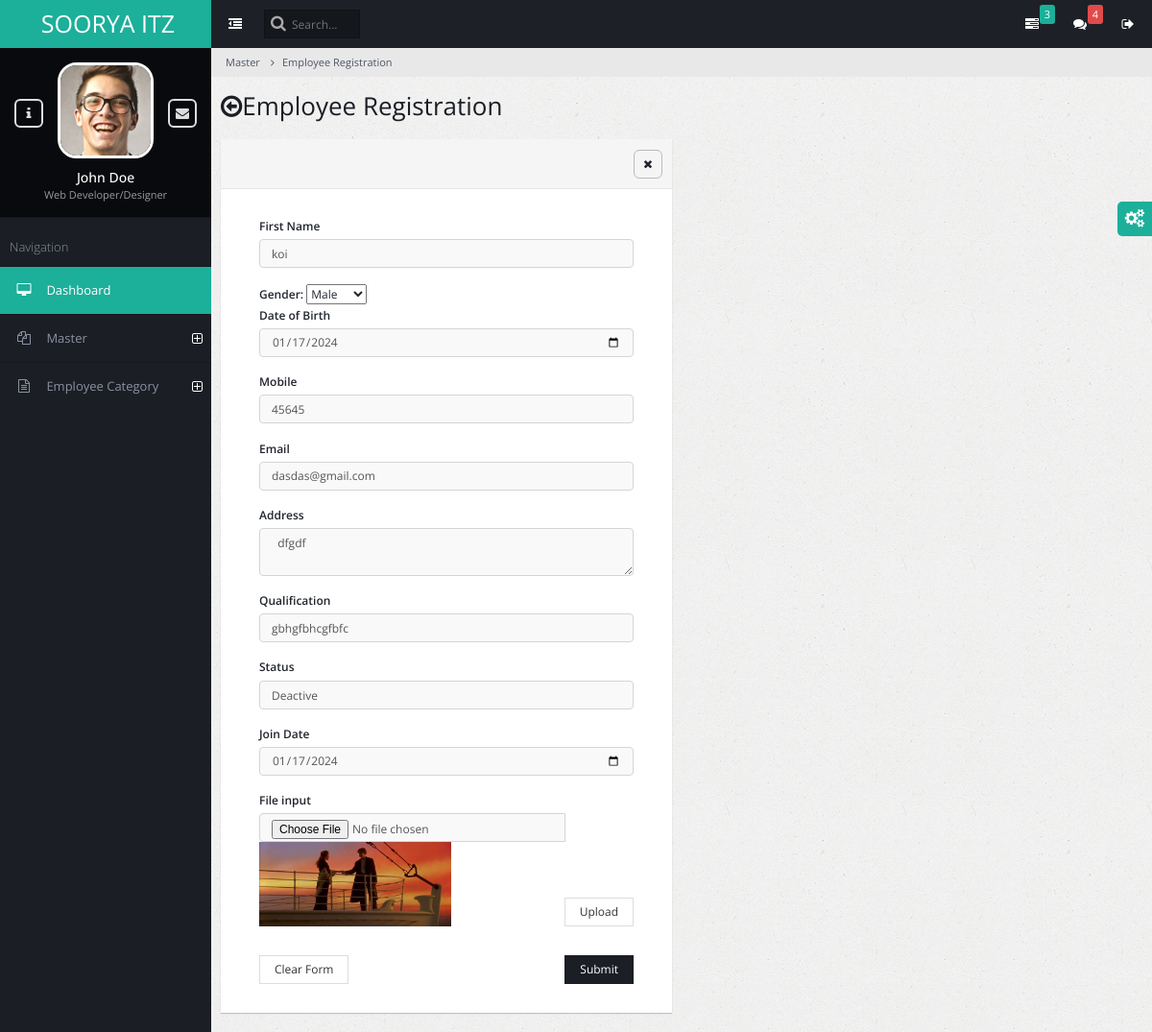
Page /admin_emp_edit/1/ on the committed database.
### admin_employee/models.py (models this page shows)
class adminemp(models.Model):
    empcatid=models.ForeignKey(Academicemployee,on_delete=models.CASCADE)
    empname=models.CharField(max_length=100)
    dob=models.DateField()
    mobile=models.IntegerField(default=0)
    email=models.CharField(max_length=100)
    address=models.CharField(max_length=100)
    joindate=models.DateField()
    photo=models.ImageField(upload_to='employee_photos/',blank=True,null=True)
    qualifid=models.ForeignKey(Academicqualification,on_delete=models.CASCADE)
    desigid=models.ForeignKey(Academicdesignation,on_delete=models.CASCADE)
    dptid=models.ForeignKey(Academicdepartment,on_delete=models.CASCADE)
    salary=models.DecimalField(max_digits=100,decimal_places=2)
    barcode=models.ImageField(upload_to='barcode/',blank=True,null=True)
    GENDER_CHOICES = [
        (0, 'Male'),
        (1, 'Female'),
        (2, 'Other'),
    ]
    gender = models.IntegerField(choices=GENDER_CHOICES)
    status=models.BooleanField(default=True)

### admin_master/models.py (models this page shows)
class Academicqualification(models.Model):
    qualificationname = models.CharField(max_length=260)
    qualificationstatus = models.IntegerField(default=1)

### admin_employee/views.py (the view, shortened to what this page needs)
# urls.py: path('admin_emp_edit/<int:itm_id>/', views.admin_emp_edit, name='admin_emp_edit'),
def admin_emp_edit(request,itm_id):
    msg=""
    obj=adminemp.objects.get(id=itm_id)
    qualif=Academicqualification.objects.filter(qualificationstatus=1)
    return render(request,'admin_emp_edit.html',{'data':obj,'name':msg,'qdata':qualif})

### admin_employee/templates/admin_emp_edit.html (shortened to what this page needs)
{% extends "base.html" %}
{% block content %}
<ul class="breadcrumb">
    <li><a href="#">Master</a></li>
    <li><a href="#">Employee Registration</a></li>
</ul>
<div class="page-title">
    <h2><span class="fa fa-arrow-circle-o-left"></span>Employee Registration{{hhh}}</h2>
</div>
<div class="page-content-wrap">
    <div class="row">
        <div class="col-md-6">
            <div class="panel panel-default">
                <div class="panel-heading">
                    <ul class="panel-controls">
                        <li><a href="#" class="panel-remove"><span class="fa fa-times"></span></a></li>
                    </ul>
                </div>
<form method="POST" action="{% url 'admin_emp_edit' itm_id=data.id %}" enctype="multipart/form-data">
                    <div class="panel-body">
                        <div class="row">
                            <div class="col-md-12">
                                    <div class="panel-body">
                                        <label>First Name</label>
                                        <input type="text" placeholder="Enter name" autofocus class="form-control" value="{{data.empname}}" name="fname" required><br>
                                        <label for="id_gender">Gender:</label>
                                        <select name="gender"  value="{{data.gender}}"  id="id_gender">
                                            <option value="0" {% if obj.gender == 0 %}selected{% endif %}>Male</option>
                                        </select><br>
                                        <label>Date of Birth</label>
                                        <input type="date" placeholder="Enter DOB" class="form-control"  value="{{data.dob|date:'Y-m-d'}}" name="dob" required><br>
                                        <label>Mobile</label>
                                        <input type="number" placeholder="Enter mobile" autofocus class="form-control"  value="{{data.mobile}}" name="phone" required><br>
                                        <label>Email</label>
                                        <input type="Email" placeholder="Enter email" class="form-control" value="{{data.email}}" name="email" required><br>
                                        <label>Address</label>
                                        <textarea  class="form-control" placeholder="Enter address"  name="address" required autofocus> {% if data.address %}{{ data.address }}{% endif %}  </textarea> <br>
                                        <label>Qualification</label>
                                        <select id="Qualification" class="form-control" value="{{data.qdata}}"  name="qualification">
                                            {% for Qualification in qdata %}
                                            <option value="{{Qualification.id}}" {% if data.qualifid.id == Qualification.id %} selected {% endif %} >{{Qualification.qualificationname}}</option>
                                            {% endfor %}
                                        </select><br>
                                                <label>Status</label>
                                                <select class="form-control" id="editstatus" name="emstatus">
                                                    <option value="0" {% if data.status == 0 %}selected{% endif %}>Deactive</option>
                                                </select> <br>
                                        <label>Join Date</label>
                                        <input type="date" placeholder="Enter Join Date" autofocus class="form-control"  value="{{data.joindate|date:'Y-m-d'}}" name="joindate" required><br>
                                        <label for="exampleInputFile">File input</label>
                                        <div class="input-group">
                                            <input type="file" class="form-control" name='photo' id="exampleInputFile">
                                            {% if data.photo %}
                                                        <br>
                                                        <img src="{{ data.photo.url }}" alt="Employee Photo" style="max-width: 200px; max-height: 200px;">
                                                {% endif %}
                                            <span class="input-group-btn">
                                                <button class="btn btn-default" type="button">Upload</button>
                                            </span>
                                        </div>
                                    </div>
                                    <div class="panel-body d-flex justify-content-between">
                                        <button class="btn btn-default">Clear Form</button>
                                        <button class="btn btn-primary pull-right" >Submit</button>
                                    </div>
                            </div>
                        </div>
                    </div>
            </div>
        </div>
    </div>
{% endblock   %}

### rows in the picture
adminemp: fname "koi", gender "Male", dob "01/17/2024", phone "45645", email "dasdas@gmail.com", address "dfgdf", qualification "gbhgfbhcgfbfc", emstatus "Deactive", joindate "01/17/2024", photo (picture)
